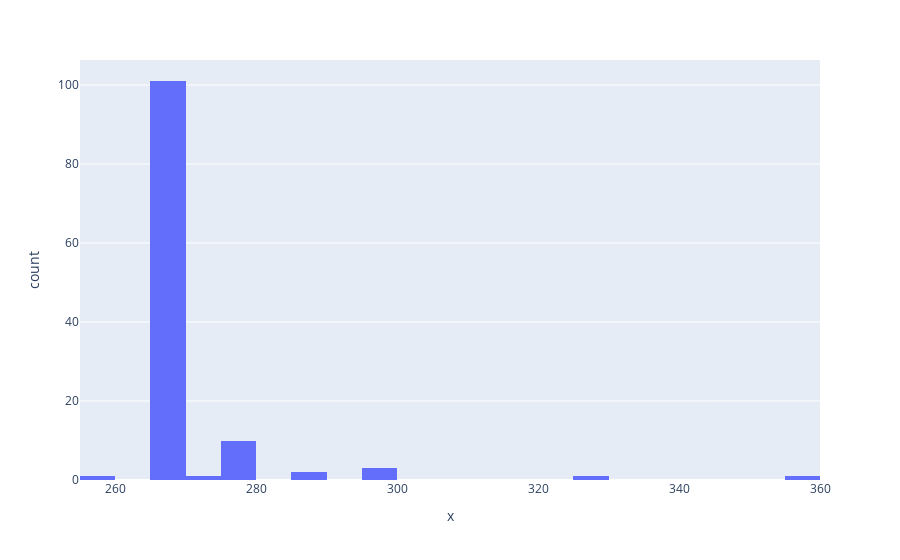

The notebook cell saved with this chart:
### Code cell
fig = px.histogram(x=y)
iplot(fig)

### Figure 1 — Plotly figure (JSON) as saved in the notebook; plotly's stock layout.template omitted (floating-point values rounded to 4 significant figures)
{"data": [{"alignmentgroup": "True", "bingroup": "x", "hovertemplate": "x=%{x}<br>count=%{y}<extra></extra>", "legendgroup": "", "marker": {"color": "#636efa", "pattern": {"shape": ""}}, "name": "", "offsetgroup": "", "orientation": "v", "showlegend": false, "type": "histogram", "x": [357.9, 326.0, 296.4, 296.4, 296.4, 286.0, 286.0, 276.5, 276.5, 276.5, 276.3, 276.3, 276.3, 276.3, 276.3, 276.3, 276.3, 270.6, 268.9, 268.9, 268.9, 268.9, 268.9, 268.9, 268.9, 268.9, 268.9, 268.9, 268.9, 268.9, 268.9, 268.9, 268.9, 268.9, 268.9, 268.9, 268.9, 268.9, 268.9, 268.9, 268.9, 268.9, 268.9, 268.9, 268.9, 268.9, 268.9, 268.9, 268.9, 268.9, 268.9, 268.9, 268.9, 268.9, 268.9, 268.9, 268.9, 268.9, 268.9, 268.9, 268.9, 268.9, 268.9, 268.9, 268.9, 268.9, 268.9, 268.9, 268.9, 268.9, 268.9, 268.9, 268.9, 268.9, 268.9, 268.9, 268.9, 268.8, 268.8, 268.8, 268.8, 268.8, 268.8, 268.8, 268.5, 268.5, 268.5, 268.5, 268.5, 268.5, 268.5, 268.5, 268.5, 268.5, 268.5, 268.5, 268.5, 268.5, 268.5, 268.5, 268.5, 268.5, 268.5, 267.4, 267.4, 267.4, 267.4, 267.4, 267.4, 267.4, 267.4, 267.4, 267.4, 265.3, 265.3, 265.3, 265.3, 265.3, 265.3, 255.6], "xaxis": "x", "yaxis": "y"}], "layout": {"barmode": "relative", "legend": {"tracegroupgap": 0}, "margin": {"t": 60}, "xaxis": {"anchor": "y", "domain": [0, 1], "title": {"text": "x"}}, "yaxis": {"anchor": "x", "domain": [0, 1], "title": {"text": "count"}}}}
